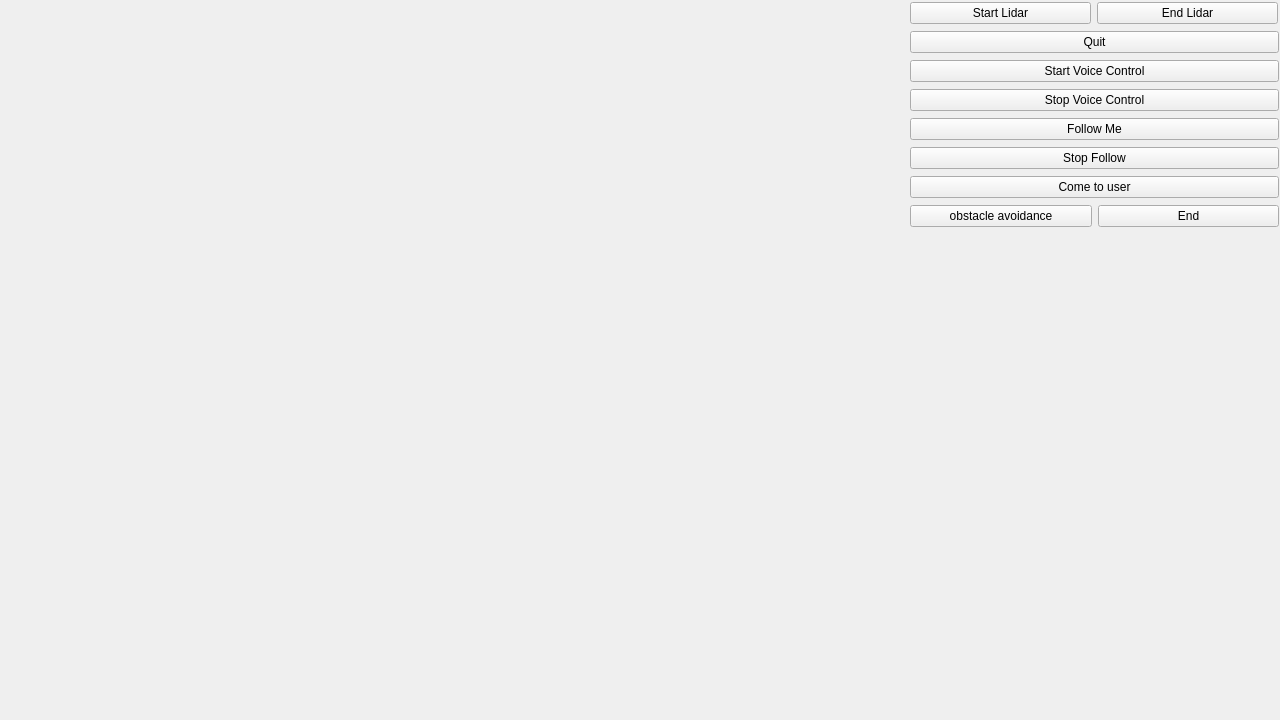
<?xml version="1.0" encoding="UTF-8"?>
<ui version="4.0">
 <class>MainWindow</class>
 <widget class="QMainWindow" name="MainWindow">
  <property name="geometry">
   <rect>
    <x>0</x>
    <y>0</y>
    <width>1280</width>
    <height>720</height>
   </rect>
  </property>
  <property name="windowTitle">
   <string>MainWindow</string>
  </property>
  <widget class="QWidget" name="centralwidget">
   <widget class="QWidget" name="verticalLayoutWidget">
    <property name="geometry">
     <rect>
      <x>910</x>
      <y>0</y>
      <width>369</width>
      <height>231</height>
     </rect>
    </property>
    <layout class="QVBoxLayout" name="verticalLayout">
     <item>
      <layout class="QHBoxLayout" name="horizontalLayout">
       <property name="topMargin">
        <number>1</number>
       </property>
       <property name="rightMargin">
        <number>1</number>
       </property>
       <item>
        <widget class="QPushButton" name="start_lidar">
         <property name="text">
          <string>Start Lidar</string>
         </property>
        </widget>
       </item>
       <item>
        <widget class="QPushButton" name="end_lidar">
         <property name="text">
          <string>End Lidar</string>
         </property>
        </widget>
       </item>
      </layout>
     </item>
     <item>
      <widget class="QPushButton" name="quit_program">
       <property name="text">
        <string>Quit</string>
       </property>
      </widget>
     </item>
     <item>
      <widget class="QPushButton" name="voice_control_start">
       <property name="text">
        <string>Start Voice Control</string>
       </property>
      </widget>
     </item>
    <item>
      <widget class="QPushButton" name="voice_control_stop">
       <property name="text">
        <string>Stop Voice Control</string>
       </property>
      </widget>
     </item>
     <item>
      <widget class="QPushButton" name="start_follow">
       <property name="text">
        <string>Follow Me</string>
       </property>
      </widget>
     </item>
      <item>
      <widget class="QPushButton" name="stop_follow">
       <property name="text">
        <string>Stop Follow</string>
       </property>
      </widget>
     </item>
      <item>
      <widget class="QPushButton" name="come_to_user">
       <property name="text">
        <string>Come to user</string>
       </property>
      </widget>
     </item>
     <item>
      <layout class="QHBoxLayout" name="horizontalLayout_2">
       <item>
        <widget class="QPushButton" name="start_obstacle_avoidance">
         <property name="text">
          <string>obstacle avoidance</string>
         </property>
        </widget>
       </item>
       <item>
        <widget class="QPushButton" name="end_obstacle_avoidance">
         <property name="text">
          <string>End</string>
         </property>
        </widget>
       </item>
      </layout>
     </item>
    </layout>
   </widget>
  </widget>
 </widget>
 <resources/>
 <connections/>
</ui>
